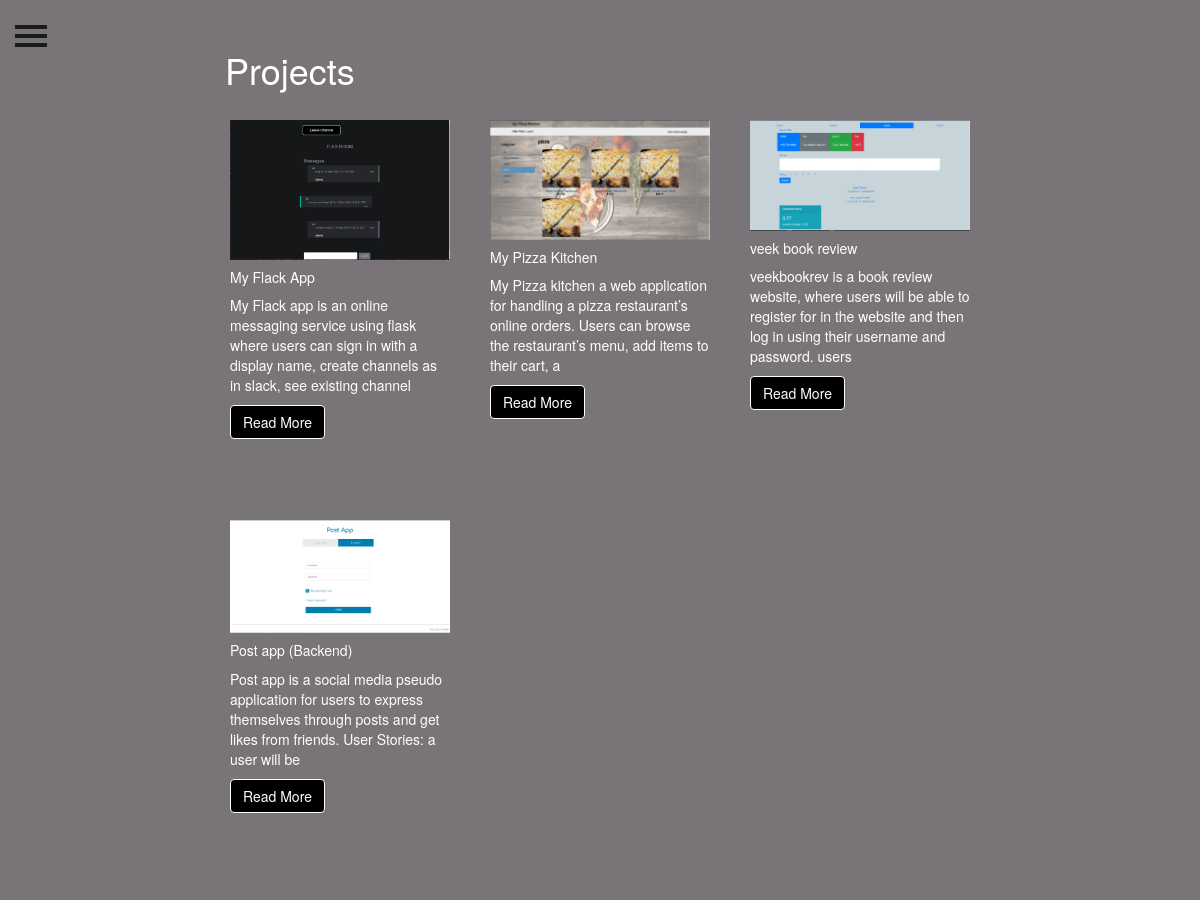
The page /projects/ on the database as committed earlier.
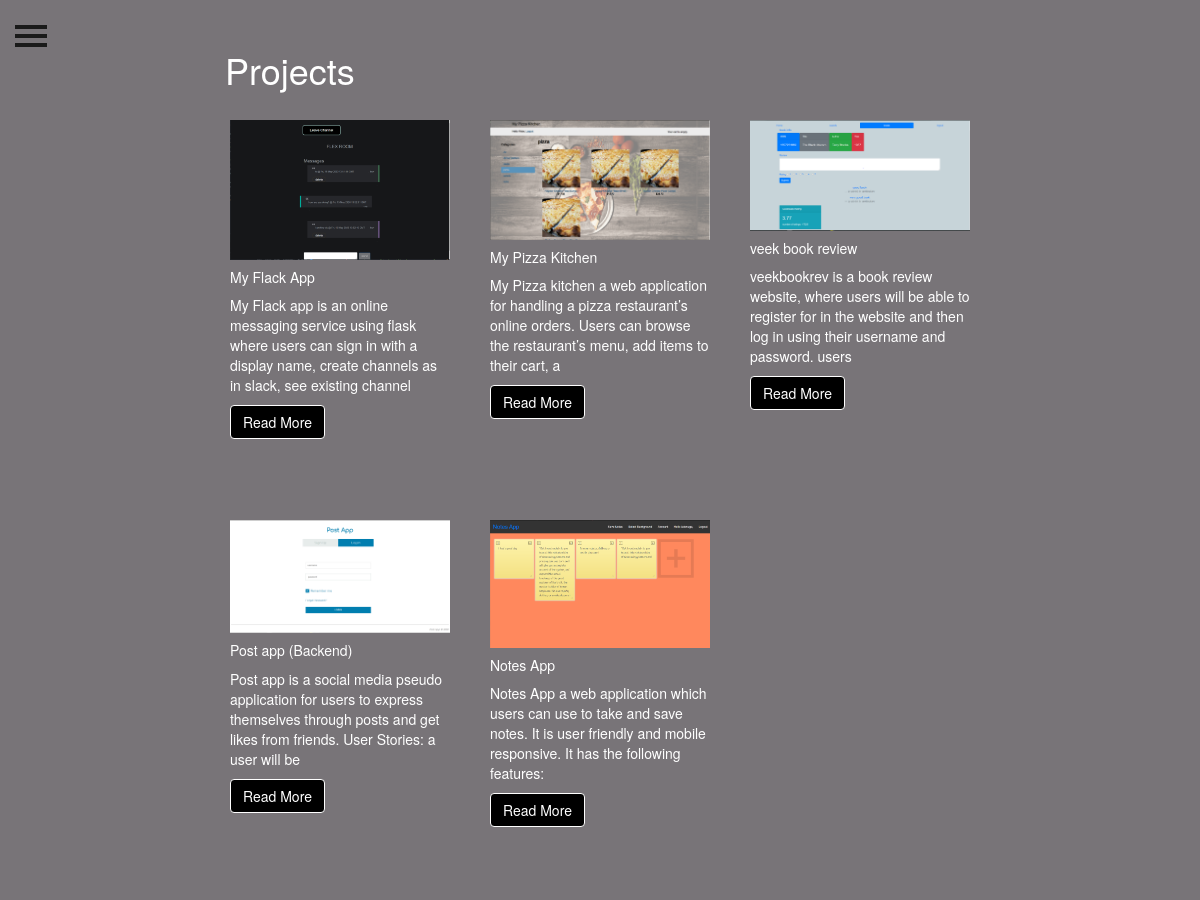
The same page on the database as committed later.
### veekprojects/models.py (models this page shows, shortened)
class Project(models.Model):
    title = models.CharField(max_length=100)
    description = models.TextField()
    technology = models.CharField(max_length=200)
    image = models.ImageField(upload_to='projects/%Y/%m/%d', blank=True)
    last_updated = models.DateField(auto_now=True)
    project_link = models.CharField(max_length=200)
    project_status = models.CharField(max_length=9, choices=(("pending","pending"),("completed","completed"),("aborted","aborted")), default="completed")

### veekprojects/views.py (the view)
# urls.py: path('', views.project_index, name = 'project_index'),
def project_index(request):
    projects = Project.objects.all()
    contexts = {
        'projects' : projects
    }
    return render(request, 'project_index.html', contexts)

### veekprojects/templates/project_index.html
{% extends "base.html" %}
{% load static %}
{% block page_content %}
<h1>Projects</h1>
<div class="row ">
{% for project in projects %}
    <div id="project" class="col-md-4">
        <div class="card mb-2">
          <a href="{% url 'project_detail' project.pk %}">
            <img class="card-img-top" src="{% if project.image %}{{ project.image.url }}{% else %}{% static 'img/blank.png' %}{% endif %}" width="100%;">
          </a>
            <div class="card-body">
                <h5 class="card-title">{{ project.title }}</h5>
                <p class="card-text">{{ project.description | slice:":150" }}</p>
                <a id="readmore" href="{% url 'project_detail' project.pk %}"
                   class="btn btn-primary">
                    Read More
                </a>
            </div>
        </div>
    </div>
    {% endfor %}
</div>
{% endblock %}

### veekprojects/templates/base.html (shortened to what this page needs)
{% load static %}
<!DOCTYPE html>
<html lang="en" dir="ltr">
  <head>
    <link href="//maxcdn.bootstrapcdn.com/bootstrap/3.3.0/css/bootstrap.min.css" rel="stylesheet" id="bootstrap-css">
    <link rel="stylesheet" href="https://cdnjs.cloudflare.com/ajax/libs/font-awesome/4.7.0/css/font-awesome.min.css">
    <link href="{% static "css/base.css" %}" rel="stylesheet">
  </head>
  <body>
    <div id="wrapper">
        <div id="page-content-wrapper">
            <button type="button" class="hamburger is-closed" data-toggle="offcanvas">
                <span class="hamb-top"></span>
    			      <span class="hamb-middle"></span>
				        <span class="hamb-bottom"></span>
            </button>
            <div class="container">
                <div class="row">
                    <div class="col-lg-8 col-lg-offset-2">
                        {% block page_content %}{% endblock %}
                    </div>
                </div>
            </div>
        </div>
    </div>
  </body>
</html>

### veekprojects/static/css/base.css (style rules this page uses)
body { position: relative; overflow-x: hidden; }
body, html { height: 100%; }
#wrapper { padding-left: 0; -webkit-transition: all 0.5s ease; -moz-transition: all 0.5s ease; -o-transition: all 0.5s ease; transition: all 0.5s ease; background-color: #787478; color:white; min-height: 100%; }
#page-content-wrapper { width: 100%; padding-top: 30px; }
.hamburger { position: fixed; top: 20px; z-index: 999; display: block; width: 32px; height: 32px; margin-left: 15px; background: transparent; border: none; }
.hamburger.is-closed:before { content: ''; display: block; width: 100px; font-size: 14px; color: #fff; line-height: 32px; text-align: center; opacity: 0; -webkit-transform: translate3d(0,0,0); -webkit-transition: all .35s ease-in-out; }
.hamburger.is-closed .hamb-top, .hamburger.is-closed .hamb-middle, .hamburger.is-closed .hamb-bottom, .hamburger.is-open .hamb-top, .hamburger.is-open .hamb-middle, .hamburger.is-open .hamb-bottom { position: absolute; left: 0; height: 4px; width: 100%; }
.hamburger.is-closed .hamb-top, .hamburger.is-closed .hamb-middle, .hamburger.is-closed .hamb-bottom { background-color: #1a1a1a; }
.hamburger.is-closed .hamb-top { top: 5px; -webkit-transition: all .35s ease-in-out; }
.hamburger.is-closed .hamb-middle { top: 50%; margin-top: -2px; }
.hamburger.is-closed .hamb-bottom { bottom: 5px; -webkit-transition: all .35s ease-in-out; }
img { max-width: 100%; }
.btn-primary { color:#fff; background-color: black!important; border-color: white !important; }
#project { padding: 20px; flex-grow: 1; min-height: 400px; }

Rows that differ between the two databases and show on the page:
added Project: image (picture), title "Notes App", description "Notes App a web application which users can use to take and save notes. It is user friendly and mobile responsive. It has the following features:"
